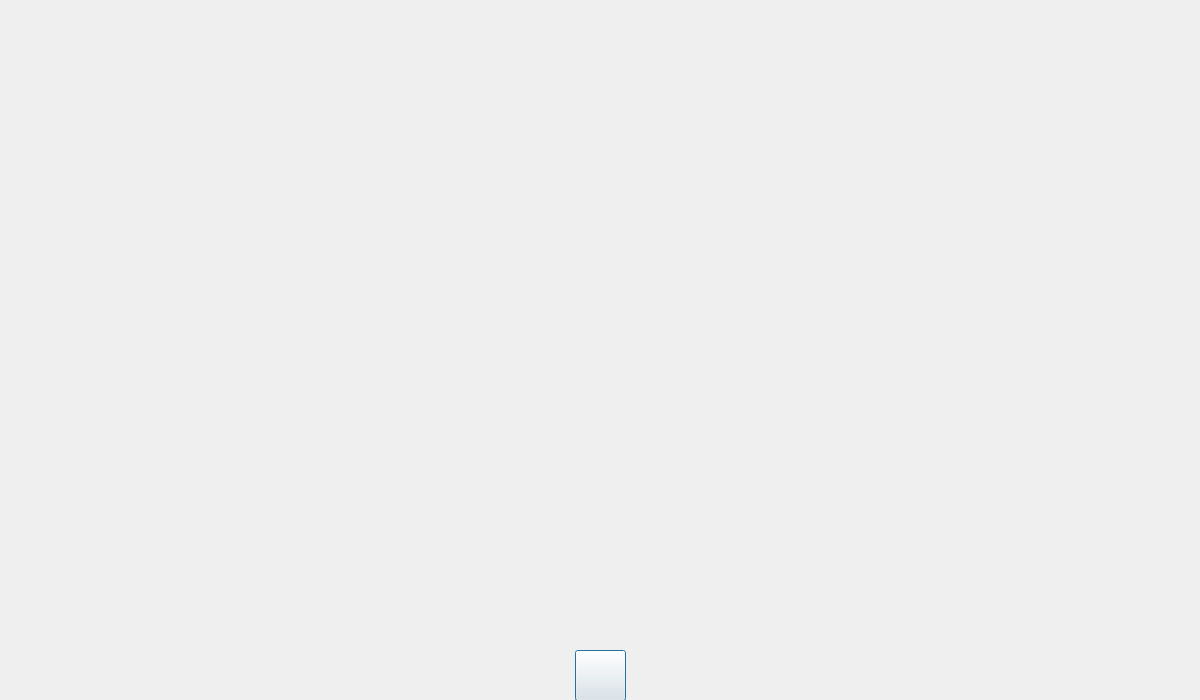
<?xml version="1.0" encoding="UTF-8"?>
<ui version="4.0">
 <class>resultscreen</class>
 <widget class="QDialog" name="resultscreen">
  <property name="geometry">
   <rect>
    <x>0</x>
    <y>0</y>
    <width>1200</width>
    <height>700</height>
   </rect>
  </property>
  <property name="windowTitle">
   <string>Dialog</string>
  </property>
  <property name="windowIcon">
   <iconset resource="img.qrc">
    <normaloff>:/image1/img/backgorund.jfif</normaloff>:/image1/img/backgorund.jfif</iconset>
  </property>
  <property name="styleSheet">
   <string notr="true"/>
  </property>
  <widget class="QPushButton" name="pushButton">
   <property name="geometry">
    <rect>
     <x>575</x>
     <y>650</y>
     <width>51</width>
     <height>51</height>
    </rect>
   </property>
   <property name="cursor">
    <cursorShape>ClosedHandCursor</cursorShape>
   </property>
   <property name="styleSheet">
    <string notr="true">border-image: url(:/gameresultimg/resultimg/h2.png);</string>
   </property>
   <property name="text">
    <string/>
   </property>
  </widget>
 </widget>
 <resources>
  <include location="img.qrc"/>
 </resources>
 <connections/>
</ui>
